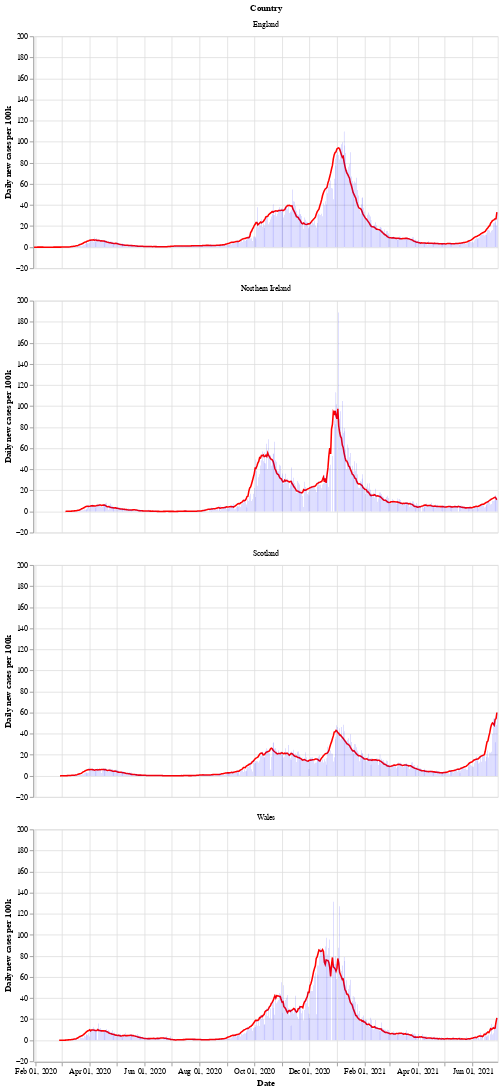

Notebook cell for this chart:
### Markdown cell above
Next is a bar chart of the number of new cases in each country (per 100k population), with the 7 day moving average of cases. Again we see that Wales saw a longer period of raising and falling cases compared to the other countries.

After a period of cases falling, each nation is now seeing a rise in the number of cases - especially in Wales.

### Code cell
# collapse
bars = alt.Chart(uk_cases).mark_bar().encode(
    x=alt.X("yearmonthdate(date):T", axis=alt.Axis(title='Date')),
    y=alt.Y("newCasesRate:Q", axis=alt.Axis(title='Daily new cases per 100k')),
    tooltip='newCasesRate',
    color=alt.condition(
        alt.datum.dailyChange > 0,
        alt.value("orange"),  # The positive color
        alt.value("blue")  # The negative color
    )
).properties(title='New cases per 100k population with rolling 7 day average', width=600).interactive()
line = alt.Chart(uk_cases).mark_line(
    color='red',
    size=2,
).transform_window(
    rolling_mean='mean(newCasesRate)',
    frame=[0, 7],
    groupby=['areaName']
).encode(
    x='yearmonthdate(date):T',
    y='rolling_mean:Q'
)
alt.layer(line, bars, data=uk_cases).facet(alt.Row('areaName', title='Country'), columns=1)

### Figure 1 — Vega-Lite specification as saved in the notebook (floating-point values rounded to 4 significant figures; data arrays with more than 128 entries replaced by an {"elided": "..."} marker saying what was removed)
{"config": {"view": {"continuousWidth": 400, "continuousHeight": 300}}, "data": {"name": "data-7c7f864f0cf451355bf76caec6023233"}, "facet": {"type": "nominal", "field": "areaName", "title": "Country"}, "spec": {"layer": [{"mark": {"type": "line", "color": "red", "size": 2}, "encoding": {"x": {"type": "temporal", "field": "date", "timeUnit": "yearmonthdate"}, "y": {"type": "quantitative", "field": "rolling_mean"}}, "transform": [{"window": [{"op": "mean", "field": "newCasesRate", "as": "rolling_mean"}], "frame": [0, 7], "groupby": ["areaName"]}]}, {"mark": "bar", "encoding": {"color": {"condition": {"value": "orange", "test": "(datum.dailyChange > 0)"}, "value": "blue"}, "tooltip": {"type": "quantitative", "field": "newCasesRate"}, "x": {"type": "temporal", "axis": {"title": "Date"}, "field": "date", "timeUnit": "yearmonthdate"}, "y": {"type": "quantitative", "axis": {"title": "Daily new cases per 100k"}, "field": "newCasesRate"}}, "selection": {"selector002": {"type": "interval", "bind": "scales", "encodings": ["x", "y"]}}, "title": "New cases per 100k population with rolling 7 day average", "width": 600}]}, "columns": 1, "$schema": "https://vega.github.io/schema/vega-lite/v4.8.1.json", "datasets": {"data-7c7f864f0cf451355bf76caec6023233": {"elided": "1972 records"}}}
